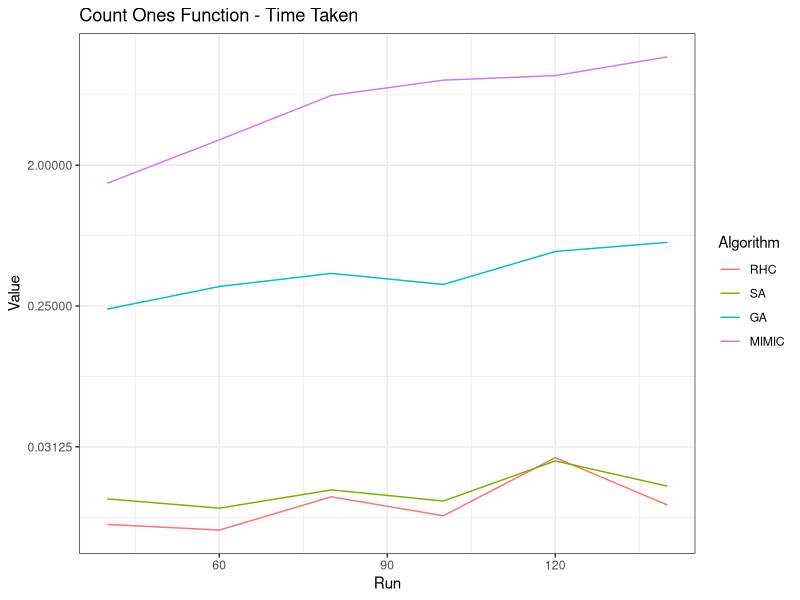

Write the R code that produced this figure.
# count ones

library(magrittr)
library(dplyr)
library(ggplot2)
library(gtable)
library(scales)
library(gsubfn) # for strapplyc
library(gridExtra) # use ?arrangeGrob, over ?grid.arrange

takeLastWord <- function(x) {strapplyc(x, "(\\w+)\\s*$")}

onemax <- read.csv(file.path("ABAGAIL", "jython", "countones.csv"), header=FALSE)
names(onemax) <- c("Algo_type", "Description", "Value", "File")
onemax$Algorithm <- onemax$Algo_type
# rename the levels for SA
levels(onemax$Algorithm) <- c("GA", "MIMIC", "RHC", "SA")

onemax$Description %<>% as.character
onemax$Description %<>% takeLastWord %>% unlist
onemax$File %<>% as.character

file2num <- function(x, num) {
  y <- x %>% strapplyc(., "(\\d+)") %>% unlist %>% as.numeric
  return(y[num])
}
# unique identifier
onemax$UID <- paste0(onemax$File, onemax$Algo_type, collpase="")
onemax$problemsize <- sapply(onemax$File, function(x) {file2num(x, 1)})

# get the best subset of stuff that we want for our final plots
final_dat <- onemax[onemax$Description == "results",] %>% group_by(Algorithm, problemsize) %>%
  filter(Value == max(Value)) %>%
  filter(rank(Value, ties.method="first")==1) %>%
  arrange(Algorithm, problemsize)

# filter by UID

# final data set prepare for plots...
final_set <- onemax[onemax$UID %in% final_dat$UID,]

baseline <- final_set[final_set$Algorithm == "RHC",]
baseline$Base <- baseline$Value
baseline$Value <- NULL
baseline$Algorithm <- NULL
baseline$Algo_type <- NULL
baseline$UID <- NULL
baseline$File <- NULL

final_all <- left_join(final_set, baseline)
final_all$Ratio <- final_all$Value / final_all$Base
final_all$Diff <- final_all$Value - final_all$Base

final_all$Algorithm <- factor(final_all$Algorithm, levels=c("RHC", "SA", "GA", "MIMIC"))
final_set$Algorithm <- factor(final_set$Algorithm, levels=c("RHC", "SA", "GA", "MIMIC"))

final_set$Run <- final_set$problemsize
final_all$Run <- final_all$problemsize

##################


p1 <- ggplot(final_set[final_set$Description=="results",], aes(x=Run, y=Value, group=Algorithm)) +
  geom_line(aes(colour=Algorithm)) +
  scale_y_continuous() + 
  ggtitle("Count Ones - Result") +
  theme_bw() +
  xlab("Problem Size") +
  ylab("Result Value") +
  theme(legend.position="bottom")

p2 <- ggplot(final_set[final_set$Description=="calls",], aes(x=Run, y=Value, group=Algorithm)) +
  geom_line(aes(colour=Algorithm)) +
  scale_y_continuous() + 
  theme_bw() +
  ylab("Number of Function Calls") +
  xlab("Problem Size") +
  ggtitle("Number of Function Calls")



ggplot(final_set[final_set$Description=="time",], aes(x=Run, y=Value, group=Algorithm)) +
  geom_line(aes(colour=Algorithm))+
  #scale_y_continuous(trans=log_trans(base=exp(1)))
  scale_y_continuous(trans=log2_trans()) + 
  ggtitle("Count Ones Function - Time Taken") +
  theme_bw()
